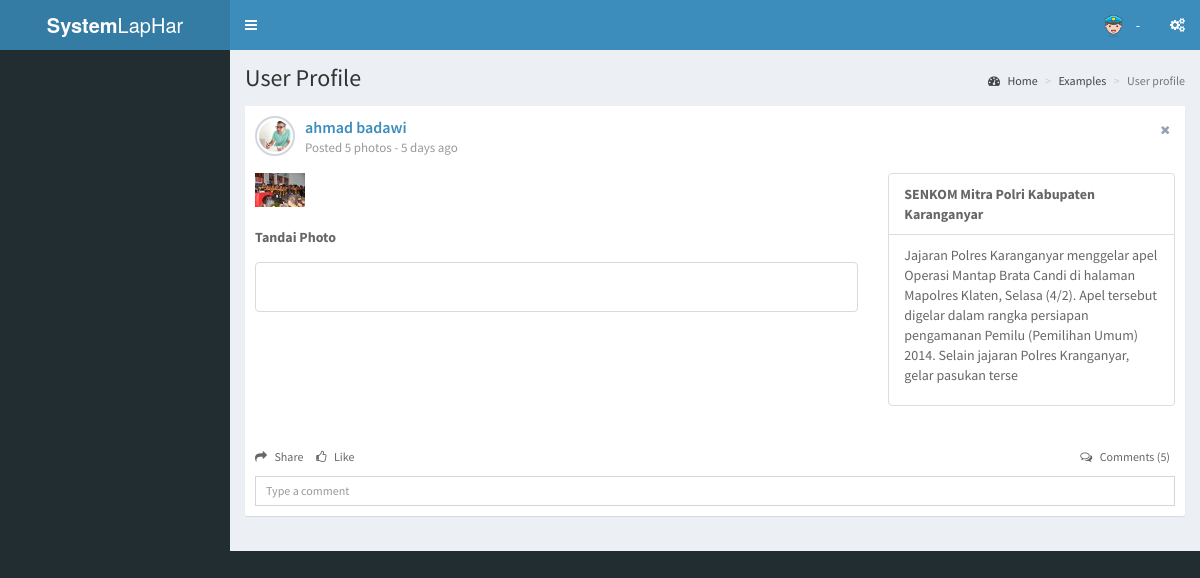
Screenshot of /kegiatan/tagging/8 with the database file from the repository.
### tables this page shows
CREATE TABLE `mst_kegiatan` (
  `mst_id_kegiatan` int(11) NOT NULL,
  `mst_nama_kegiatan` varchar(50) DEFAULT NULL,
  `mst_isi_kegiatan` varchar(250) DEFAULT NULL,
  `mst_image_kegiatan` varchar(250) DEFAULT NULL,
  `mst_name_user` varchar(50) DEFAULT NULL,
  `mst_name_divisi` varchar(50) DEFAULT NULL,
  `mst_name_bagian` varchar(50) DEFAULT NULL,
  `mst_tanggal_kegiatan` date DEFAULT NULL,
  `mst_name_image` varchar(50) DEFAULT NULL
);

### application/models/MKegiatan.php (called while the page is built, shortened)
<?php
class MKegiatan extends CI_Model {
    function getkegiatan($mst_id_kegiatan)
    {
        return $this->db->get_where('mst_kegiatan',array('mst_id_kegiatan'=>$mst_id_kegiatan))->row_array();
    }
}

### application/controllers/Kegiatan.php (called while the page is built, shortened)
<?php
class Kegiatan extends CI_Controller {
public function __construct(){
        $this->load->model('MKegiatan');
        $this->load->model('Madmin');
    }
public function tagging($mst_id_kegiatan){
        $data['header']='template/view_header';
        $data['sidebar']='template/view_sidebar';
        $data['content']='kegiatan/tagging_photo';
        $data['footer']='template/view_footer';
        $nmfile = "file_".time();
        $config['upload_path']      = './file/images';
        $config['image_library']     = 'gd2';
        $config['allowed_types']    = 'gif|jpg|png';
        $config['max_size']         = 2048;
        $config['file_name']        = $nmfile;
        $this->load->library('upload', $config);
        $data['kegiatan'] = $this->MKegiatan->getkegiatan($mst_id_kegiatan);
        if(isset($data['kegiatan']['mst_id_kegiatan']))
            {
                    if($this->upload->do_upload() && isset($_POST) && count($_POST) > 0)
                    {
                        $image = $this->upload->data();
                        $data = array(
                            'mst_nama_kegiatan'    => $this->input->post('nama_kegiatan'),
                            'mst_isi_kegiatan'     => $this->input->post('isi_kegiatan'),
                            'mst_image_kegiatan'   => $image['file_name'],
                            'mst_name_user'        => $this->session->userdata('mst_name_pers'),
                            'mst_name_divisi'      => $this->session->userdata('mst_name_divisi'),
                            'mst_name_bagian'      => $this->session->userdata('mst_name_bagian'),
                            'mst_tanggal_kegiatan' => date_format(date_create($this->input->post('tanggal_kegiatan')),'dd-mm-yyyy'),
                            'mst_name_image'       => $this->input->post('name_image'),
                            'mst_id_status'        => $this->input->post('status')
                        );
                            redirect('admin');
                    }
                    else
                        {
                        $this->load->view('template/view_index', $data);
                        }
                }
    }
}

### index.php (called while the page is built, shortened)
<?php
require_once BASEPATH.'core/CodeIgniter.php';

### application/views/kegiatan/tagging_photo.php (the view, shortened to what this page needs)
<?php echo form_open_multipart('Kegiatan/tagging/'.$kegiatan['mst_id_kegiatan']);?>
<div class="content-wrapper">
    <section class="content-header">
      <h1>
        User Profile
      </h1>
      <ol class="breadcrumb">
        <li><a href="#"><i class="fa fa-dashboard"></i> Home</a></li>
        <li><a href="#">Examples</a></li>
        <li class="active">User profile</li>
      </ol>
    </section>
    <section class="content">
      <div class="row">
        <div class="col-md-12">
          <div class="nav-tabs-custom">
            <div class="tab-content">
              <div class="active tab-pane" id="activity">
                <div class="post">
                  <div class="user-block">
                    <img class="img-circle img-bordered-sm" src="<?php echo base_url();?>assets/dist/img/user6-128x128.jpg" alt="User Image">
                        <span class="username">
                          <a href="#"><?php echo ($this->input->post('nama') ? $this->input->post('nama') : $kegiatan['mst_name_user']); ?></a>
                          <a href="#" class="pull-right btn-box-tool"><i class="fa fa-times"></i></a>
                        </span>
                    <span class="description">Posted 5 photos - 5 days ago</span>
                  </div>
                  <div class="row margin-bottom">
                    <div class="col-sm-8">
                      <img class="img-responsive" src="<?php echo base_url()?>file/images/<?php echo $kegiatan['mst_image_kegiatan'];?>" id="photo" alt="Photo"><br>
                    <div class="pull-center" >
                    <label>Tandai Photo</label>
                    <div id="editable" class="inputor" name="" contentEditable="true"></div>
                    </div>
                    </div>
                    <div class="col-sm-4">
                        <div class="card card-small">
                  <div class="card-body p-0">
                    <ul class="list-group list-group-small list-group-flush">
                      <li class="list-group-item d-flex px-3">
                        <strong><span class="text-semibold text-fiord-blue"><?php echo ($this->input->post('judul_kegiatan') ? $this->input->post('judul_kegiatan') : $kegiatan['mst_nama_kegiatan']); ?></span></strong>
                      </li>
                      <li class="list-group-item d-flex px-3">
                        <p class="text-semibold text-fiord-blue"><?php echo ($this->input->post('isi_kegiatan') ? $this->input->post('isi_kegiatan') : $kegiatan['mst_isi_kegiatan']); ?></p>
                      </li>
                    </ul>
                  </div>
                </div>
                    </div>
                  </div>
                  <ul class="list-inline">
                    <li><a href="#" class="link-black text-sm"><i class="fa fa-share margin-r-5"></i> Share</a></li>
                    <li><a href="#" class="link-black text-sm"><i class="fa fa-thumbs-o-up margin-r-5"></i> Like</a>
                    </li>
                    <li class="pull-right">
                      <a href="#" class="link-black text-sm"><i class="fa fa-comments-o margin-r-5"></i> Comments
                        (5)</a></li>
                  </ul>
                  <input class="form-control input-sm" type="text" placeholder="Type a comment">
                </div>
              </div>
            </div>
          </div>
        </div>
      </div>
    </section>
  </div>
   <?php echo form_close(); ?>

### application/views/template/view_index.php (style rules this page uses)
.inputor { height: 50px; width: 100%; border: 1px solid #dadada; border-radius: 4px; padding: 5px 8px; outline: 0 none; margin: 10px 0; background: white; font-size: inherit; overflow-y: scroll; }

### rows the page displays
mst_kegiatan: mst_name_user "ahmad badawi", mst_image_kegiatan (picture), mst_nama_kegiatan "SENKOM Mitra Polri Kabupaten Karanganyar", mst_isi_kegiatan "Jajaran Polres Karanganyar menggelar apel Operasi Mantap Brata Candi di halaman Mapolres Klaten, Selasa (4/2). Apel tersebut digelar dalam rangka persiapan pengamanan Pemilu (Pemilihan Umum) 2014. Selain jajaran Polres Kranganyar, gelar pasukan terse"
